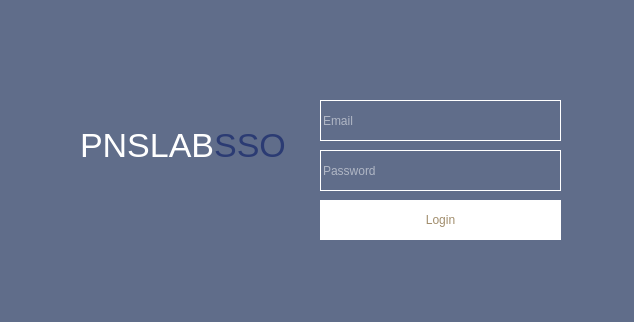
<?xml version="1.0" encoding="UTF-8"?>
<ui version="4.0">
 <class>LoginWindow</class>
 <widget class="QMainWindow" name="LoginWindow">
  <property name="geometry">
   <rect>
    <x>0</x>
    <y>0</y>
    <width>634</width>
    <height>322</height>
   </rect>
  </property>
  <property name="palette">
   <palette>
    <active>
     <colorrole role="Window">
      <brush brushstyle="SolidPattern">
       <color alpha="255">
        <red>57</red>
        <green>73</green>
        <blue>109</blue>
       </color>
      </brush>
     </colorrole>
    </active>
    <inactive>
     <colorrole role="Window">
      <brush brushstyle="SolidPattern">
       <color alpha="255">
        <red>57</red>
        <green>73</green>
        <blue>109</blue>
       </color>
      </brush>
     </colorrole>
    </inactive>
    <disabled>
     <colorrole role="Base">
      <brush brushstyle="SolidPattern">
       <color alpha="255">
        <red>57</red>
        <green>73</green>
        <blue>109</blue>
       </color>
      </brush>
     </colorrole>
     <colorrole role="Window">
      <brush brushstyle="SolidPattern">
       <color alpha="255">
        <red>57</red>
        <green>73</green>
        <blue>109</blue>
       </color>
      </brush>
     </colorrole>
    </disabled>
   </palette>
  </property>
  <property name="windowTitle">
   <string>Login</string>
  </property>
  <widget class="QWidget" name="centralwidget">
   <widget class="QLineEdit" name="emailInput">
    <property name="geometry">
     <rect>
      <x>320</x>
      <y>100</y>
      <width>241</width>
      <height>41</height>
     </rect>
    </property>
    <property name="styleSheet">
     <string>
            QLineEdit {
                background: transparent;
                border: 1px solid white;
                color: white; /* 폰트 색상 변경 */
                selection-color: white; /* 선택한 텍스트 색상 */
                selection-background-color: rgba(255, 255, 255, 0.3); /* 선택한 배경색 */
            }
            QLineEdit::placeholder {
                color: white; /* placeholderText 색상 변경 */
            }
        </string>
    </property>
    <property name="placeholderText">
     <string>Email</string>
    </property>
   </widget>
   <widget class="QLineEdit" name="passwordInput">
    <property name="geometry">
     <rect>
      <x>320</x>
      <y>150</y>
      <width>241</width>
      <height>41</height>
     </rect>
    </property>
    <property name="styleSheet">
     <string>
            QLineEdit {
                background: transparent;
                border: 1px solid white;
                color: white; /* 폰트 색상 변경 */
                selection-color: white; /* 선택한 텍스트 색상 */
                selection-background-color: rgba(255, 255, 255, 0.3); /* 선택한 배경색 */
            }
            QLineEdit::placeholder {
                color: white; /* placeholderText 색상 변경 */
            }
        </string>
    </property>
    <property name="echoMode">
     <enum>QLineEdit::EchoMode::Password</enum>
    </property>
    <property name="placeholderText">
     <string>Password</string>
    </property>
   </widget>
   <widget class="QPushButton" name="loginButton">
    <property name="geometry">
     <rect>
      <x>320</x>
      <y>200</y>
      <width>241</width>
      <height>40</height>
     </rect>
    </property>
    <property name="styleSheet">
     <string>
            QPushButton {
                background-color: white; /* 배경색을 흰색으로 설정 */
                border: none; /* 테두리를 없앰 */
                color: #a18d6c; /* 폰트 색상 변경 */
            }
        </string>
    </property>
    <property name="text">
     <string>Login</string>
    </property>
   </widget>
   <widget class="QLabel" name="pnslabsso">
    <property name="geometry">
     <rect>
      <x>80</x>
      <y>120</y>
      <width>221</width>
      <height>51</height>
     </rect>
    </property>
    <property name="text">
     <string>&lt;html&gt;&lt;head/&gt;&lt;body&gt;&lt;p&gt;&lt;span style=&quot; font-size:34px; color:#ffffff;&quot;&gt;PNSLAB&lt;/span&gt;&lt;span style=&quot; font-size:34px; color:#2b3b73;&quot;&gt;SSO&lt;/span&gt;&lt;/p&gt;&lt;/body&gt;&lt;/html&gt;</string>
    </property>
   </widget>
   <widget class="QLabel" name="closeIcon">
    <property name="geometry">
     <rect>
      <x>590</x>
      <y>10</y>
      <width>41</width>
      <height>31</height>
     </rect>
    </property>
    <property name="text">
     <string/>
    </property>
    <property name="pixmap">
     <pixmap resource="images.qrc">:/icon/Close.png</pixmap>
    </property>
    <property name="scaledContents">
     <bool>true</bool>
    </property>
   </widget>
   <widget class="QLabel" name="bg">
    <property name="geometry">
     <rect>
      <x>0</x>
      <y>0</y>
      <width>641</width>
      <height>331</height>
     </rect>
    </property>
    <property name="styleSheet">
     <string>
            QLabel {
                background-color: rgba(255, 255, 255, 50); /* 투명도 60% */
            }
        </string>
    </property>
    <property name="text">
     <string/>
    </property>
    <property name="pixmap">
     <pixmap resource="images.qrc">:/images/login.jpeg</pixmap>
    </property>
    <property name="scaledContents">
     <bool>true</bool>
    </property>
   </widget>
   <zorder>bg</zorder>
   <zorder>emailInput</zorder>
   <zorder>passwordInput</zorder>
   <zorder>loginButton</zorder>
   <zorder>pnslabsso</zorder>
   <zorder>closeIcon</zorder>
  </widget>
 </widget>
 <resources>
  <include location="images.qrc"/>
 </resources>
 <connections/>
</ui>
